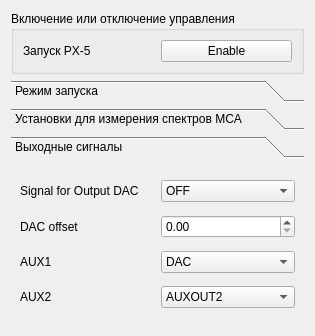
<?xml version="1.0" encoding="UTF-8"?>
<ui version="4.0">
 <class>PX5WidgetDesign</class>
 <widget class="QWidget" name="PX5WidgetDesign">
  <property name="geometry">
   <rect>
    <x>0</x>
    <y>0</y>
    <width>315</width>
    <height>336</height>
   </rect>
  </property>
  <property name="sizePolicy">
   <sizepolicy hsizetype="Expanding" vsizetype="Expanding">
    <horstretch>0</horstretch>
    <verstretch>0</verstretch>
   </sizepolicy>
  </property>
  <property name="minimumSize">
   <size>
    <width>250</width>
    <height>250</height>
   </size>
  </property>
  <property name="windowTitle">
   <string>PX-5</string>
  </property>
  <layout class="QVBoxLayout" name="verticalLayout">
   <property name="sizeConstraint">
    <enum>QLayout::SetMaximumSize</enum>
   </property>
   <item>
    <widget class="QGroupBox" name="groupBox">
     <property name="title">
      <string>Включение или отключение управления</string>
     </property>
     <layout class="QGridLayout" name="gridLayout">
      <item row="0" column="0">
       <widget class="QLabel" name="enable_label">
        <property name="text">
         <string>Запуск PX-5</string>
        </property>
       </widget>
      </item>
      <item row="0" column="1">
       <widget class="QPushButton" name="enable_pushButton">
        <property name="text">
         <string>Enable</string>
        </property>
       </widget>
      </item>
     </layout>
    </widget>
   </item>
   <item>
    <widget class="QToolBox" name="settings_toolBox">
     <property name="frameShape">
      <enum>QFrame::NoFrame</enum>
     </property>
     <property name="frameShadow">
      <enum>QFrame::Plain</enum>
     </property>
     <property name="currentIndex">
      <number>2</number>
     </property>
     <widget class="QWidget" name="start_page">
      <property name="geometry">
       <rect>
        <x>0</x>
        <y>0</y>
        <width>297</width>
        <height>175</height>
       </rect>
      </property>
      <attribute name="label">
       <string>Режим запуска </string>
      </attribute>
      <layout class="QGridLayout" name="gridLayout_2">
       <item row="0" column="0">
        <widget class="QLabel" name="startsouece_label">
         <property name="text">
          <string>Источник запуска</string>
         </property>
        </widget>
       </item>
       <item row="0" column="1">
        <widget class="QComboBox" name="startsource_comboBox">
         <item>
          <property name="text">
           <string>Токамак</string>
          </property>
         </item>
         <item>
          <property name="text">
           <string>АЦП</string>
          </property>
         </item>
        </widget>
       </item>
       <item row="1" column="0">
        <widget class="QLabel" name="tomeasure_label">
         <property name="text">
          <string>Измерение импульса</string>
         </property>
        </widget>
       </item>
       <item row="1" column="1">
        <widget class="QComboBox" name="tomeasure_comboBox">
         <item>
          <property name="text">
           <string>Амплитуда</string>
          </property>
         </item>
         <item>
          <property name="text">
           <string>Интервал</string>
          </property>
         </item>
        </widget>
       </item>
       <item row="2" column="0">
        <widget class="QLabel" name="spectrsource_label">
         <property name="text">
          <string>Источник спектра</string>
         </property>
        </widget>
       </item>
       <item row="2" column="1">
        <widget class="QComboBox" name="spectrsource_comboBox">
         <item>
          <property name="text">
           <string comment="AAAAAAA" extracomment="BBBBBBBB">NORM</string>
          </property>
         </item>
         <item>
          <property name="text">
           <string>FAST</string>
          </property>
         </item>
         <item>
          <property name="text">
           <string>PUR</string>
          </property>
         </item>
         <item>
          <property name="text">
           <string>RTD</string>
          </property>
         </item>
        </widget>
       </item>
       <item row="3" column="0">
        <widget class="QLabel" name="colltime_label">
         <property name="text">
          <string>Время сбора данных</string>
         </property>
        </widget>
       </item>
       <item row="3" column="1">
        <widget class="QSpinBox" name="colltime_spinBox"/>
       </item>
      </layout>
     </widget>
     <widget class="QWidget" name="mca_page">
      <property name="geometry">
       <rect>
        <x>0</x>
        <y>0</y>
        <width>297</width>
        <height>175</height>
       </rect>
      </property>
      <attribute name="label">
       <string>Установки для измерения спектров MCA </string>
      </attribute>
      <layout class="QGridLayout" name="gridLayout_3">
       <item row="0" column="0">
        <widget class="QLabel" name="numberch_label">
         <property name="text">
          <string>Число каналов</string>
         </property>
        </widget>
       </item>
       <item row="0" column="1">
        <widget class="QSpinBox" name="numberch_spinBox"/>
       </item>
       <item row="1" column="0">
        <widget class="QLabel" name="label_6">
         <property name="text">
          <string>Усиление сигнала</string>
         </property>
        </widget>
       </item>
       <item row="1" column="1">
        <widget class="QDoubleSpinBox" name="doubleSpinBox"/>
       </item>
       <item row="2" column="0">
        <widget class="QLabel" name="flattop_label">
         <property name="text">
          <string>Flat Top Width</string>
         </property>
        </widget>
       </item>
       <item row="2" column="1">
        <widget class="QDoubleSpinBox" name="flattop_doubleSpinBox"/>
       </item>
       <item row="3" column="0">
        <widget class="QLabel" name="pktime_elabel">
         <property name="text">
          <string>Peaking Time</string>
         </property>
        </widget>
       </item>
       <item row="3" column="1">
        <widget class="QDoubleSpinBox" name="pktime_doubleSpinBox"/>
       </item>
       <item row="4" column="0">
        <widget class="QLabel" name="pileup_label">
         <property name="text">
          <string>Pile-up Reject </string>
         </property>
        </widget>
       </item>
       <item row="4" column="1">
        <widget class="QPushButton" name="pileup_pushButton">
         <property name="text">
          <string>Enable</string>
         </property>
        </widget>
       </item>
      </layout>
     </widget>
     <widget class="QWidget" name="outsig_page">
      <property name="geometry">
       <rect>
        <x>0</x>
        <y>0</y>
        <width>297</width>
        <height>175</height>
       </rect>
      </property>
      <attribute name="label">
       <string>Выходные сигналы</string>
      </attribute>
      <layout class="QGridLayout" name="gridLayout_4">
       <item row="0" column="0">
        <widget class="QLabel" name="outputdac_label">
         <property name="text">
          <string>Signal for Output DAC </string>
         </property>
        </widget>
       </item>
       <item row="0" column="1">
        <widget class="QComboBox" name="outputdac_comboBox">
         <item>
          <property name="text">
           <string>OFF</string>
          </property>
         </item>
         <item>
          <property name="text">
           <string>FAST</string>
          </property>
         </item>
         <item>
          <property name="text">
           <string>SHAPED</string>
          </property>
         </item>
         <item>
          <property name="text">
           <string>INPUT</string>
          </property>
         </item>
         <item>
          <property name="text">
           <string>PEAK</string>
          </property>
         </item>
        </widget>
       </item>
       <item row="1" column="0">
        <widget class="QLabel" name="dacoffdet_label">
         <property name="text">
          <string>DAC offset</string>
         </property>
        </widget>
       </item>
       <item row="1" column="1">
        <widget class="QDoubleSpinBox" name="dacoffset_doubleSpinBox"/>
       </item>
       <item row="2" column="0">
        <widget class="QLabel" name="aux1_label">
         <property name="text">
          <string>AUX1</string>
         </property>
        </widget>
       </item>
       <item row="2" column="1">
        <widget class="QComboBox" name="aux1_comboBox">
         <item>
          <property name="text">
           <string>DAC</string>
          </property>
         </item>
         <item>
          <property name="text">
           <string>AUXOUT1</string>
          </property>
         </item>
         <item>
          <property name="text">
           <string>AUXIN1</string>
          </property>
         </item>
        </widget>
       </item>
       <item row="3" column="0">
        <widget class="QLabel" name="aux2_label">
         <property name="text">
          <string>AUX2</string>
         </property>
        </widget>
       </item>
       <item row="3" column="1">
        <widget class="QComboBox" name="aux2_comboBox">
         <item>
          <property name="text">
           <string>AUXOUT2</string>
          </property>
         </item>
         <item>
          <property name="text">
           <string>AUXIN2</string>
          </property>
         </item>
         <item>
          <property name="text">
           <string>GATEH</string>
          </property>
         </item>
         <item>
          <property name="text">
           <string>GATEL</string>
          </property>
         </item>
        </widget>
       </item>
      </layout>
     </widget>
    </widget>
   </item>
  </layout>
 </widget>
 <resources/>
 <connections/>
</ui>
